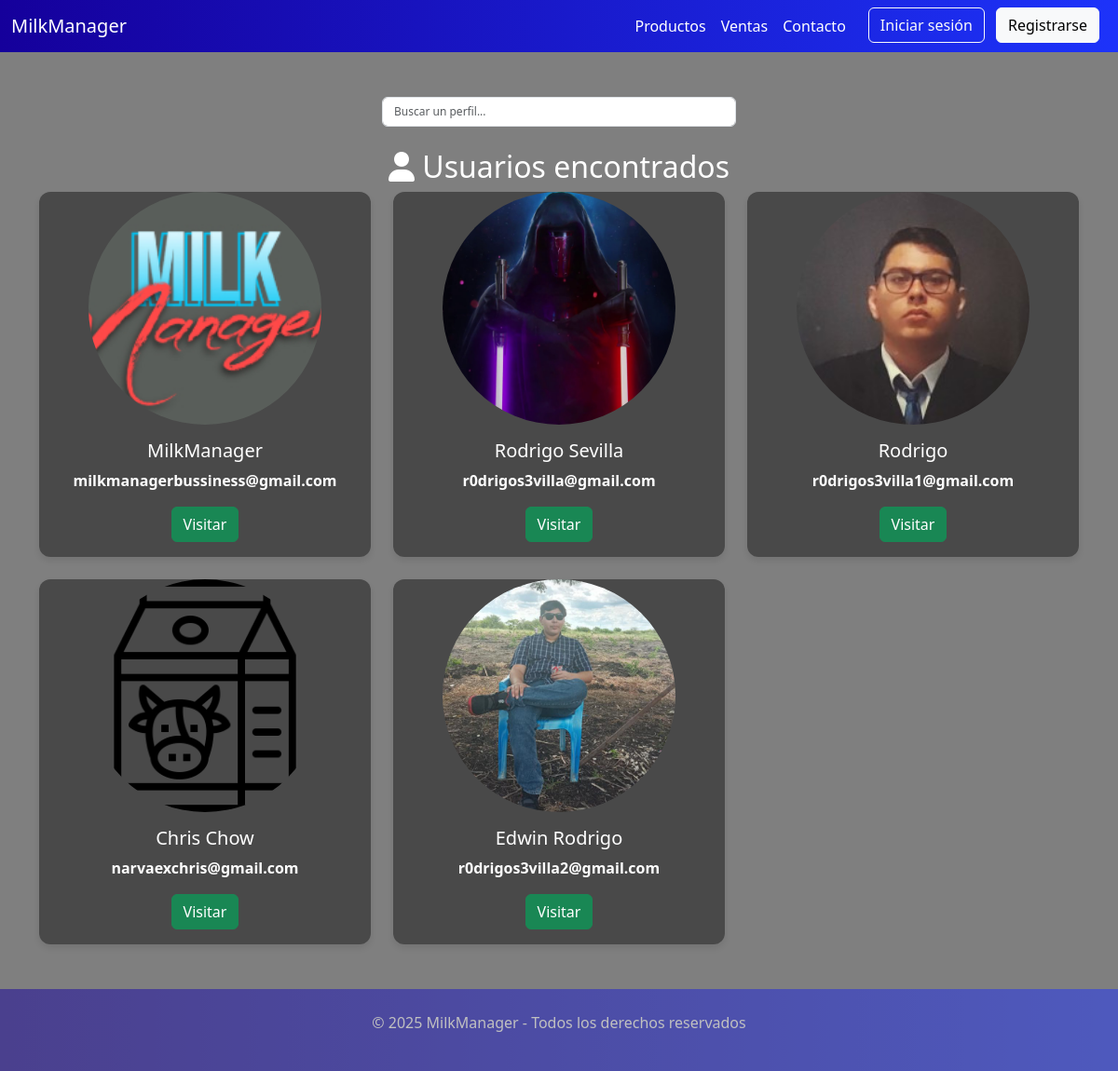
The page /profiles on the database its author committed.
### tables this page shows
CREATE TABLE accounts (
    id INTEGER PRIMARY KEY,
    email TEXT UNIQUE NOT NULL,
    username TEXT UNIQUE,
    password TEXT,
    role TEXT,
    picture TEXT,
    biography TEXT,
    creationdate DATE DEFAULT (CURRENT_TIMESTAMP)
    );

### app.py (the view)
@app.route('/profiles', methods=['GET', 'POST'])
def profiles():
    client_ip = request.remote_addr
    user = getUser()
    log.write(f"Se abrió la página de perfiles desde: {client_ip}")
    users = None
    if request.method == 'POST':
        users = database.login.getUserLike(request.form["profilesearch"])
    else:
        users = database.login.getAllUsers()
    return render_template('profiles.html', user = user, users = users)

### accounts.py (called while the page is built)
def connect():
    global conn
    if conn is None:
        conn = sqlite3.connect('database.db', check_same_thread=False)
        conn.row_factory = sqlite3.Row

def getUsers():
    connect()
    cursor = conn.cursor()
    cursor.execute('''
        SELECT * FROM accounts
    ''')
    data = cursor.fetchall()
    return data

def getAllUsers():
    users = []
    for i in getUsers():
        users.append(dict(i))
    return users

### app.py (called while the page is built, shortened)
def getUser():
    return None

### log.py (called while the page is built)
def write(text):
    if debug:
        logging.debug(text)

### templates/profiles.html (shortened to what this page needs)
{% extends "base.html" %}
{% block styles %}<link rel="stylesheet" href="/static/styles/cards_profile.css"> {% endblock %}
{% block content %}
<div class="container mt-5">
	<div style="display: flex;  justify-content: center;">
		<form method="POST">
			<input type="text" id="profilesearch" name="profilesearch" class="form-control" style="width: 380px;" placeholder="Buscar un perfil..."></input>
		</form>
	</div>
	<br>
    <h2 class="text-center text-white">
        <i class="fas fa-user"></i> Usuarios encontrados
    </h2>
    <div class="row row-cols-3 g-4">
        {% if users %}
            {% for usuario in users %}
                <div class="col">
                    <form action="{{ url_for('profile', username=usuario.username) }}" method="POST">
                        <div class="card">
                            {% if usuario.picture %}
                                <img src="{{ url_for('static', filename='images' + usuario.picture) }}" class="card-img-top" alt="{{ usuario.username }}">
                            {% else %}
                                <img src="{{ url_for('static', filename='images/web/leche.png') }}" class="card-img-top" alt="{{ usuario.username }}">
                            {% endif %}
                            <div class="card-body text-center">
                                <h5 class="card-title text-white">{{ usuario.username }}</h5>
                                <p class="card-text fw-bold text-white">{{ usuario.email }}</p>
                                <button type="submit text-white" class="btn btn-success">
                                    Visitar
                                </button>
                            </div>
                        </div>
                    </form>
                </div>
            {% endfor %}
        {% else %}
            <p class="text-center">No hay usuarios con la descripción proporcionada.</p>
        {% endif %}
    </div>
</div>
{% endblock %}

### static/styles/cards_profile.css (style rules this page uses)
.card { border: none; border-radius: 12px; box-shadow: 0 4px 8px rgba(0, 0, 0, 0.1); transition: transform 0.3s ease-in-out, box-shadow 0.3s ease-in-out; background-color: rgba(51, 51, 51, 0.7); }
.card-img-top { object-fit: cover; height: 250px; width: 250px; border-radius: 50%; margin: 0 auto; }

### static/styles/chow.css (style rules this page uses)
.card { transition: transform 0.3s ease-in, box-shadow 0.3s ease-in; }
body { background: url('/static/images/web/fincafond.jpg') no-repeat center center fixed; background-size: cover; position: relative; }
body::before { content: ''; position: absolute; top: 0; left: 0; width: 100%; height: 100%; background: rgba(0, 0, 0, 0.5); z-index: -1; }
.form-control { font-size: 0.75rem; }

### rows shown on the page
accounts: picture (picture), username "MilkManager", email "milkmanagerbussiness@gmail.com"
accounts: picture (picture), username "Rodrigo Sevilla", email "r0drigos3villa@gmail.com"
accounts: picture (picture), username "Rodrigo", email "r0drigos3villa1@gmail.com"
accounts: username "Chris Chow", email "narvaexchris@gmail.com"
accounts: picture (picture), username "Edwin Rodrigo", email "r0drigos3villa2@gmail.com"
